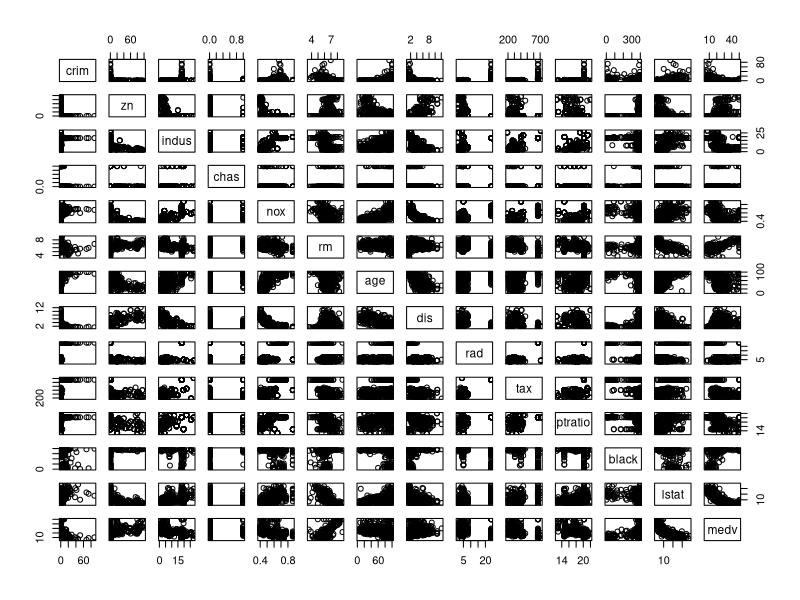
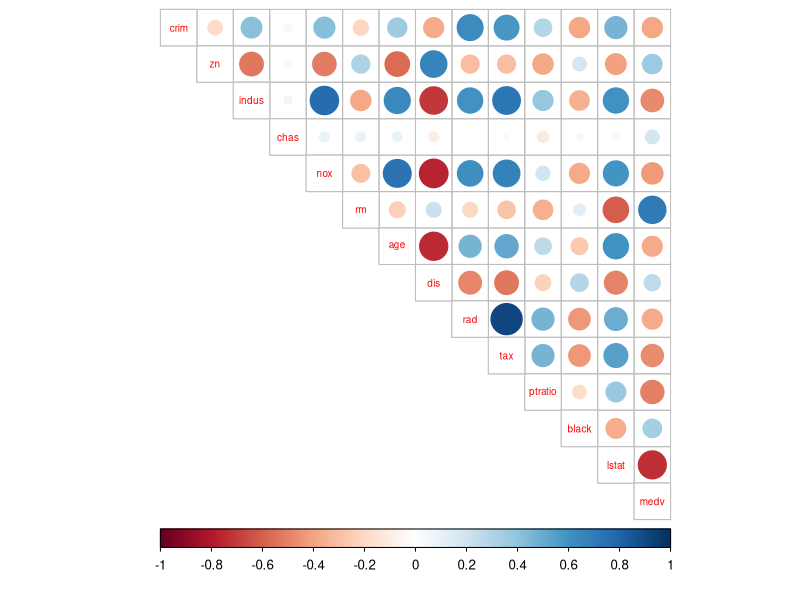
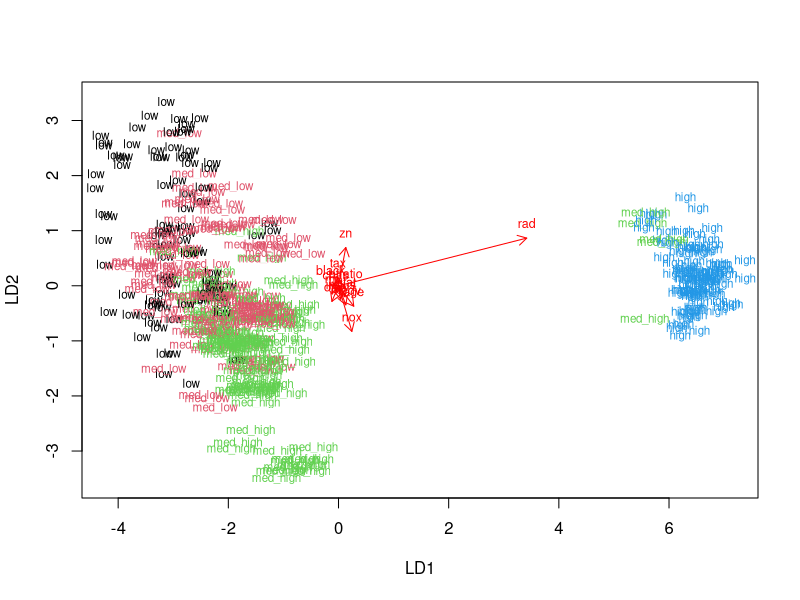

Write the R code that produced these figures, in order.
## ---- chunk 1
knitr::opts_chunk$set(echo = TRUE)
## ---- chunk 2
library(MASS)
data("Boston")
## ---- chunk 3
dim(Boston)
## ---- chunk 4
str(Boston)
## ---- chunk 5
summary(Boston)
## ---- chunk 6
pairs(Boston)
## ---- chunk 7
library(tidyverse)
## ---- chunk 8
library(corrplot)
## ---- chunk 9
cor_matrix<-cor(Boston) %>% round(digits = 2)
## ---- chunk 10
corrplot(cor_matrix, method="circle", type = "upper", cl.pos = "b", tl.pos = "d", tl.cex = 0.6)
## ---- chunk 11
boston_scaled <- scale(Boston)
## ---- chunk 12
summary(boston_scaled)
## ---- chunk 13
class(boston_scaled)
## ---- chunk 14
boston_scaled <-as.data.frame(boston_scaled)
## ---- chunk 15
scaled_crim <-boston_scaled$crim
## ---- chunk 16
bins <- quantile(scaled_crim)
## ---- chunk 17
bins
## ---- chunk 18
crime <- cut(scaled_crim, breaks = bins, include.lowest = TRUE, labels = c("low", "med_low", "med_high", "high"))

## ---- chunk 19
table(crime)
## ---- chunk 20
boston_scaled <- dplyr::select(boston_scaled, -crim)
## ---- chunk 21
boston_scaled <- data.frame(boston_scaled, crime)
## ---- chunk 22
n <-nrow(boston_scaled)
## ---- chunk 23
ind <- sample(n,  size = n * 0.8)
## ---- chunk 24
train <- boston_scaled[ind,]
## ---- chunk 25
test <- boston_scaled[-ind,]
## ---- chunk 26
correct_classes <- test$crime
## ---- chunk 27
test <- dplyr::select(test, -crime)
## ---- chunk 28
library("MASS")
## ---- chunk 29
lda.fit <- lda(crime ~ ., data = train)
## ---- chunk 30
lda.fit
## ---- chunk 31
lda.arrows <- function(x, myscale = 1, arrow_heads = 0.1, color = "red", tex = 0.75, choices = c(1,2)){
  heads <- coef(x)
  arrows(x0 = 0, y0 = 0, 
         x1 = myscale * heads[,choices[1]], 
         y1 = myscale * heads[,choices[2]], col=color, length = arrow_heads)
  text(myscale * heads[,choices], labels = row.names(heads), 
       cex = tex, col=color, pos=3)
}
## ---- chunk 32
classes <- as.numeric(train$crime)
## ---- chunk 33
plot(lda.fit, dimen = 2, col = classes, pch = classes)
lda.arrows(lda.fit, myscale = 1)
## ---- chunk 34
lda.pred <- predict(lda.fit, newdata = test)
## ---- chunk 35
table(correct = correct_classes, predicted = lda.pred$class)
